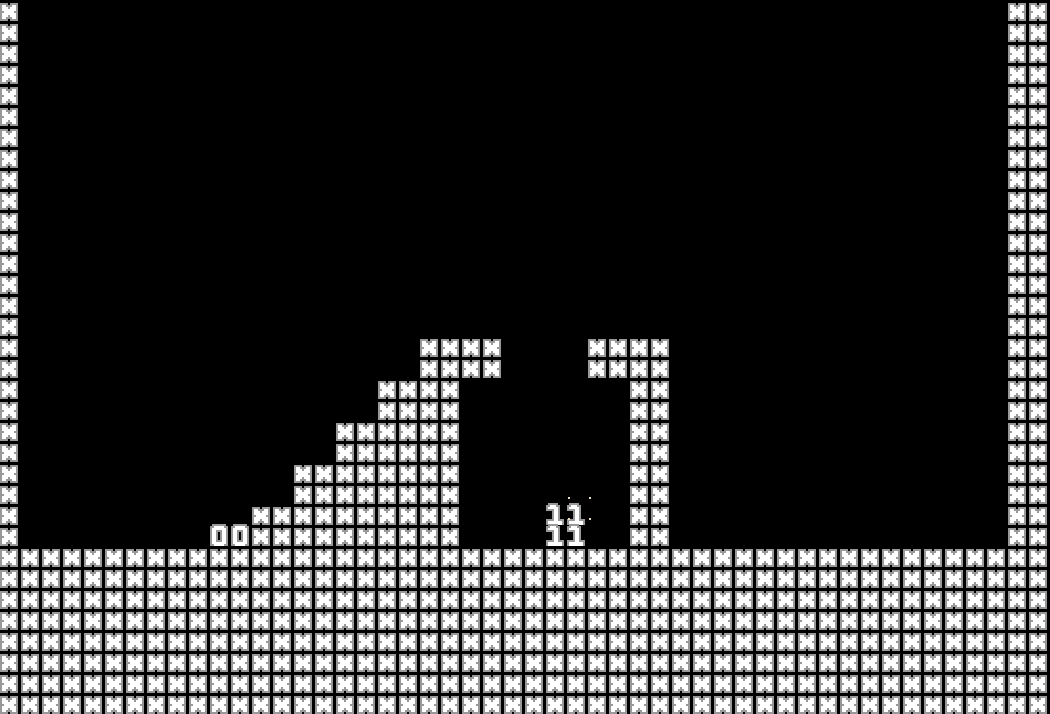

A level layout from a 2D game, rendered from its tile map. Below: a short description, then the map file with tile-grid data replaced by summaries:
An orthogonal 50x34 tile map with 21x21 px tiles, 2 tile layers (collision, trigger).

<map version="1.0" tiledversion="1.0.2" orientation="orthogonal" renderorder="right-down" width="50" height="34" tilewidth="21" tileheight="21" nextobjectid="5">
 <tileset firstgid="1" source="tileset.tsx" />
 <layer name="collision" width="50" height="34">
  <data>[1700 cells, 566 non-empty, 1 distinct tile ids]</data>
 </layer>
 <layer name="trigger" width="50" height="34">
  <data>[1700 cells, 6 non-empty, 2 distinct tile ids]</data>
 </layer>
</map>
